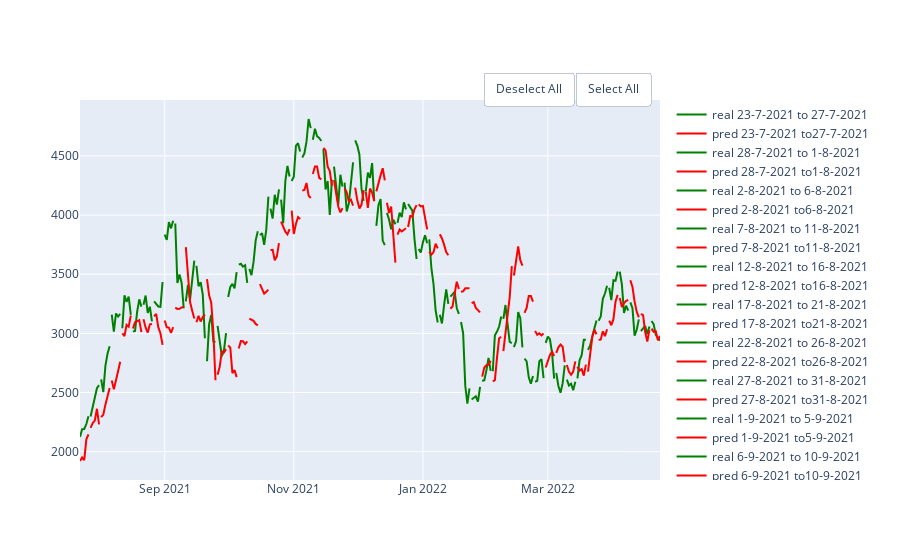

Write notebook code for a chart like this one.
### Code cell
rf_final = RandomForestRegressor(random_state=10,criterion='mse', max_depth=20, max_features='sqrt', n_estimators=100)
df = pd.DataFrame(columns = ['MAE', 'MSE','RMSE', 'R2'], index = ['final'])
show_results(df, df_eth,'close',100,5, rf_final)
